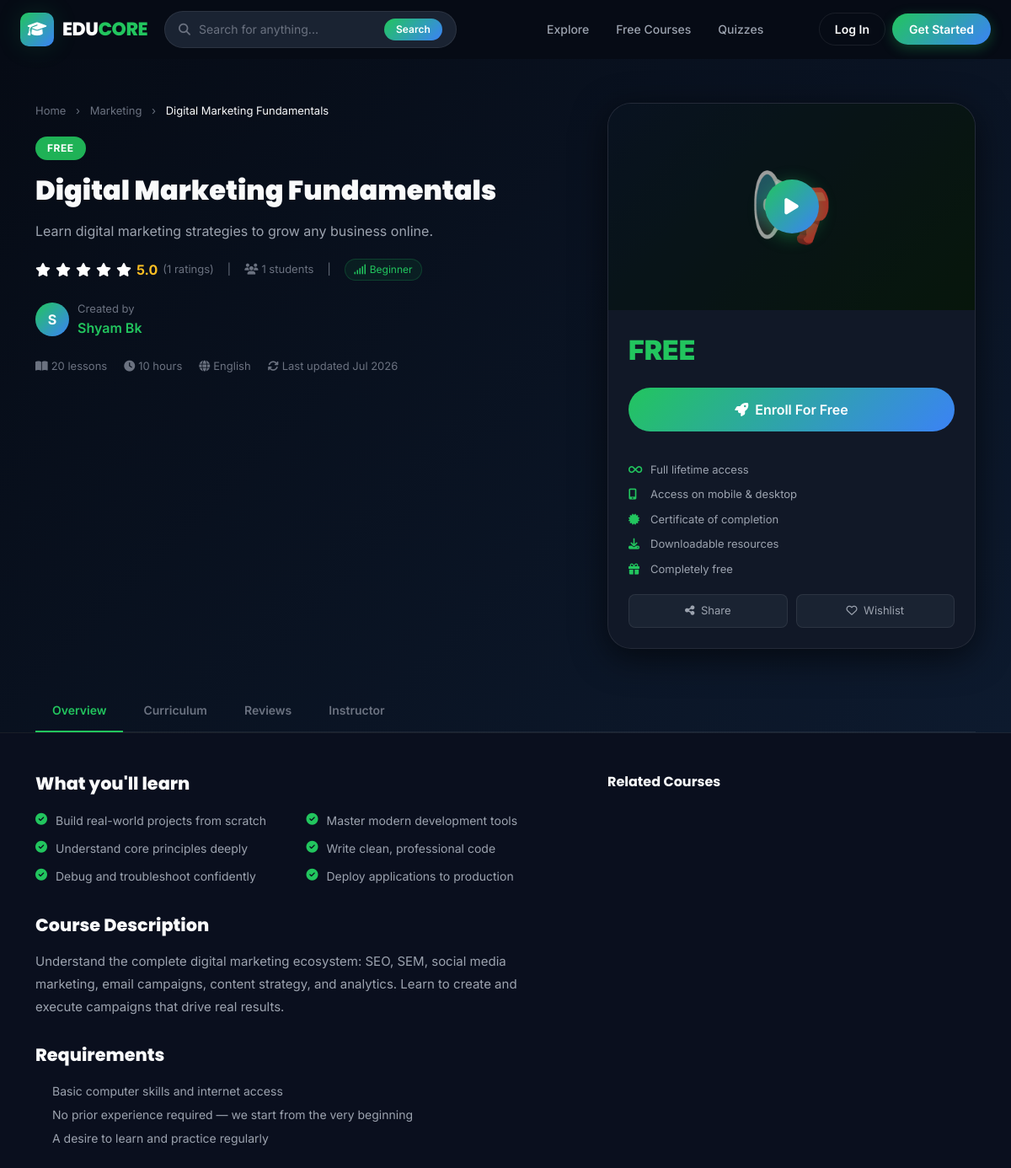
Screenshot of /courses/detail.php?id=5 with the database file from the repository.
### tables this page shows
CREATE TABLE IF NOT EXISTS courses (
    id INT AUTO_INCREMENT PRIMARY KEY,
    title VARCHAR(255) NOT NULL,
    slug VARCHAR(255) NOT NULL UNIQUE,
    description TEXT,
    short_description VARCHAR(500),
    category_id INT,
    instructor_id INT NOT NULL,
    thumbnail VARCHAR(255) DEFAULT NULL,
    preview_video VARCHAR(255) DEFAULT NULL,
    price DECIMAL(10,2) DEFAULT 0.00,
    type ENUM('free','premium') DEFAULT 'free',
    level ENUM('beginner','intermediate','advanced') DEFAULT 'beginner',
    duration VARCHAR(50) DEFAULT NULL,
    total_lessons INT DEFAULT 0,
    status ENUM('pending','approved','rejected','draft') DEFAULT 'pending',
    is_featured TINYINT(1) DEFAULT 0,
    created_at TIMESTAMP DEFAULT CURRENT_TIMESTAMP,
    updated_at TIMESTAMP DEFAULT CURRENT_TIMESTAMP ON UPDATE CURRENT_TIMESTAMP,
    FOREIGN KEY (category_id) REFERENCES categories(id) ON DELETE SET NULL,
    FOREIGN KEY (instructor_id) REFERENCES users(id) ON DELETE CASCADE
);

CREATE TABLE IF NOT EXISTS categories (
    id INT AUTO_INCREMENT PRIMARY KEY,
    name VARCHAR(100) NOT NULL,
    slug VARCHAR(100) NOT NULL UNIQUE,
    icon VARCHAR(50) DEFAULT 'fas fa-book',
    color VARCHAR(20) DEFAULT '#3B82F6',
    created_at TIMESTAMP DEFAULT CURRENT_TIMESTAMP
);

CREATE TABLE IF NOT EXISTS users (
    id INT AUTO_INCREMENT PRIMARY KEY,
    name VARCHAR(150) NOT NULL,
    email VARCHAR(255) NOT NULL UNIQUE,
    password VARCHAR(255) NOT NULL,
    role ENUM('admin','teacher','student') DEFAULT 'student',
    avatar VARCHAR(255) DEFAULT NULL,
    bio TEXT DEFAULT NULL,
    is_active TINYINT(1) DEFAULT 1,
    is_verified TINYINT(1) DEFAULT 1,
    google_id VARCHAR(255) DEFAULT NULL,
    created_at TIMESTAMP DEFAULT CURRENT_TIMESTAMP,
    updated_at TIMESTAMP DEFAULT CURRENT_TIMESTAMP ON UPDATE CURRENT_TIMESTAMP
);

### courses/detail.php (the view, shortened to what this page needs)
<?php
require_once __DIR__ . '/../includes/auth.php';
$db = getDB();
$id = (int)($_GET['id'] ?? 0);
$course = $db->prepare("
    SELECT co.*, u.name as instructor_name, u.bio as instructor_bio,
           cat.name as category_name, cat.slug as category_slug
    FROM courses co
    JOIN users u ON u.id = co.instructor_id
    LEFT JOIN categories cat ON cat.id = co.category_id
    WHERE co.id = ? AND co.status = 'approved'
");
$course->execute([$id]);
$course = $course->fetch();
$rating   = getCourseRating($id);
$enrolled = isLoggedIn() ? isEnrolled($_SESSION['user_id'], $id) : false;
$catIcons = ['Programming'=>'💻','Design'=>'🎨','Business'=>'💼','Music'=>'🎵','Photography'=>'📷','Marketing'=>'📢','Data Science'=>'📊','Personal Dev'=>'🚀'];
$icon = $catIcons[$course['category_name']] ?? '📚';
include __DIR__ . '/../includes/header.php';
?>
<div style="margin-top:70px;">
<div style="background:linear-gradient(135deg,#060b15,#0d1a2e);border-bottom:1px solid var(--border);padding:52px 0 0;">
    <div class="container">
        <div class="row g-5">
            <div class="col-lg-7">
                <nav style="font-size:13px;color:var(--text-muted);margin-bottom:20px;">
                    <a href="<?php echo BASE_URL; ?>/index.php" style="color:var(--text-muted);">Home</a>
                    <span style="margin:0 8px;">›</span>
                    <a href="<?php echo BASE_URL; ?>/courses/index.php?category=<?php echo e($course['category_slug']); ?>" style="color:var(--text-muted);"><?php echo e($course['category_name']); ?></a>
                    <span style="margin:0 8px;">›</span>
                    <span style="color:var(--text-primary);"><?php echo truncate($course['title'],40); ?></span>
                </nav>
                <span class="course-badge badge-<?php echo $course['type']; ?>" style="position:static;font-size:12px;padding:5px 14px;margin-bottom:16px;display:inline-block;"><?php echo strtoupper($course['type']); ?></span>
                <h1 style="font-size:2rem;font-weight:900;line-height:1.25;margin-bottom:16px;"><?php echo e($course['title']); ?></h1>
                <p style="color:var(--text-secondary);font-size:16px;line-height:1.6;margin-bottom:20px;"><?php echo e($course['short_description']); ?></p>
                <div style="display:flex;align-items:center;gap:16px;flex-wrap:wrap;margin-bottom:24px;">
                    <div style="display:flex;align-items:center;gap:6px;">
                        <?php echo renderStars($rating['avg']); ?>
                        <span style="font-weight:700;color:#fbbf24;"><?php echo number_format($rating['avg'],1); ?></span>
                        <span style="color:var(--text-muted);font-size:13px;">(<?php echo $rating['total']; ?> ratings)</span>
                    </div>
                    <span style="color:var(--text-muted);font-size:13px;">|</span>
                    <span style="color:var(--text-muted);font-size:13px;"><i class="fas fa-users me-1"></i><?php
                        $ec=$db->prepare("SELECT COUNT(*) FROM enrollments WHERE course_id=?");
                        $ec->execute([$id]); echo number_format($ec->fetchColumn());
                    ?> students</span>
                    <span style="color:var(--text-muted);font-size:13px;">|</span>
                    <span style="display:inline-flex;align-items:center;gap:4px;font-size:12px;padding:3px 10px;background:rgba(34,197,94,0.08);border:1px solid rgba(34,197,94,0.2);border-radius:50px;color:var(--primary);">
                        <i class="fas fa-signal"></i> <?php echo ucfirst($course['level']); ?>
                    </span>
                </div>
                <div style="display:flex;align-items:center;gap:10px;">
                    <div style="width:40px;height:40px;background:var(--gradient-primary);border-radius:50%;display:flex;align-items:center;justify-content:center;font-weight:700;font-size:16px;color:#fff;">
                        <?php echo strtoupper(substr($course['instructor_name'],0,1)); ?>
                    </div>
                    <div>
                        <div style="font-size:13px;color:var(--text-muted);">Created by</div>
                        <div style="font-weight:600;color:var(--primary);"><?php echo e($course['instructor_name']); ?></div>
                    </div>
                </div>
                <div style="display:flex;gap:20px;margin-top:24px;flex-wrap:wrap;font-size:13px;color:var(--text-muted);">
                    <span><i class="fas fa-book-open me-1"></i><?php echo $course['total_lessons']; ?> lessons</span>
                    <span><i class="fas fa-clock me-1"></i><?php echo e($course['duration']); ?></span>
                    <span><i class="fas fa-globe me-1"></i>English</span>
                    <span><i class="fas fa-sync me-1"></i>Last updated <?php echo date('M Y', strtotime($course['updated_at'])); ?></span>
                </div>
            </div>
            <div class="col-lg-5">
                <div style="position:sticky;top:90px;background:var(--bg-card);border:1px solid var(--border);border-radius:var(--radius-xl);overflow:hidden;box-shadow:var(--shadow-lg);">
                    <div style="aspect-ratio:16/9;background:linear-gradient(135deg,#0d1a2e,#0a2010);display:flex;align-items:center;justify-content:center;font-size:80px;position:relative;">
                        <?php echo $icon; ?>
                        <div style="position:absolute;inset:0;background:rgba(0,0,0,0.3);display:flex;align-items:center;justify-content:center;">
                            <a href="#previewSection" onclick="scrollTo('previewSection')" style="width:64px;height:64px;background:var(--gradient-primary);border-radius:50%;display:flex;align-items:center;justify-content:center;color:#fff;font-size:22px;box-shadow:0 4px 20px rgba(34,197,94,0.4);">
                                <i class="fas fa-play"></i>
                            </a>
                        </div>
                    </div>
                    <div style="padding:24px;">
                        <div style="display:flex;align-items:baseline;gap:12px;margin-bottom:20px;">
                            <span style="font-size:32px;font-weight:900;<?php echo $course['price']==0?'color:var(--primary)':''; ?>">
                                <?php echo formatPrice($course['price']); ?>
                            </span>
                        </div>
                        <?php if ($enrolled): ?>
                            <a href="<?php echo BASE_URL; ?>/dashboard/student.php?tab=courses" class="btn-primary-custom w-100 justify-content-center mb-3" style="font-size:16px;padding:14px;background:rgba(34,197,94,0.15);border:1px solid rgba(34,197,94,0.3);box-shadow:none;color:var(--primary);">
                                <i class="fas fa-play-circle"></i> Continue Learning
                            </a>
                            <div style="text-align:center;font-size:13px;color:var(--primary);"><i class="fas fa-check-circle me-1"></i>You're enrolled in this course</div>
                        <?php elseif ($course['type'] === 'free'): ?>
                            <a href="<?php echo BASE_URL; ?>/courses/enroll.php?id=<?php echo $id; ?>" class="btn-primary-custom w-100 justify-content-center mb-3" style="font-size:16px;padding:14px;">
                                <i class="fas fa-rocket"></i> Enroll For Free
                            </a>
                        <?php endif; ?>
                        <div style="margin-top:20px;display:flex;flex-direction:column;gap:10px;">
                            <?php
                            $perks = [
                                ['fas fa-infinity','Full lifetime access'],
                                ['fas fa-mobile-alt','Access on mobile & desktop'],
                                ['fas fa-certificate','Certificate of completion'],
                                ['fas fa-download','Downloadable resources'],
                                [$course['type']==='free'?'fas fa-gift':'fas fa-undo', $course['type']==='free'?'Completely free':'30-day money-back guarantee'],
                            ];
                            foreach ($perks as [$ic,$label]): ?>
                            <div style="display:flex;align-items:center;gap:10px;font-size:13px;color:var(--text-secondary);">
                                <i class="<?php echo $ic; ?>" style="color:var(--primary);width:16px;"></i> <?php echo $label; ?>
                            </div>
                            <?php endforeach; ?>
                        </div>
                        <div style="display:flex;gap:10px;margin-top:20px;">
                            <button onclick="copyToClipboard(window.location.href)" style="flex:1;padding:9px;background:var(--bg-input);border:1px solid var(--border);border-radius:8px;color:var(--text-secondary);font-size:13px;cursor:pointer;transition:all 0.2s;" onmouseover="this.style.borderColor='var(--primary)'" onmouseout="this.style.borderColor='var(--border)'">
                                <i class="fas fa-share-alt me-1"></i> Share
                            </button>
                            <button style="flex:1;padding:9px;background:var(--bg-input);border:1px solid var(--border);border-radius:8px;color:var(--text-secondary);font-size:13px;cursor:pointer;transition:all 0.2s;" onmouseover="this.style.borderColor='var(--primary)'" onmouseout="this.style.borderColor='var(--border)'">
                                <i class="far fa-heart me-1"></i> Wishlist
                            </button>
                        </div>
                    </div>
                </div>
            </div>
        </div>
        <ul class="nav mt-5" id="courseTabs" style="border-bottom:1px solid var(--border);gap:4px;">
            <?php foreach (['overview'=>'Overview','curriculum'=>'Curriculum','reviews'=>'Reviews','instructor'=>'Instructor'] as $tab=>$label): ?>
            <li><a href="#<?php echo $tab; ?>" onclick="switchTab('<?php echo $tab; ?>')" class="course-tab-link <?php echo $tab==='overview'?'active':''; ?>" id="tab-<?php echo $tab; ?>"
                   style="display:block;padding:14px 20px;font-size:14px;font-weight:600;color:var(--text-muted);border-bottom:2px solid transparent;margin-bottom:-1px;transition:all 0.2s;cursor:pointer;">
                <?php echo $label; ?>
            </a></li>
            <?php endforeach; ?>
        </ul>
    </div>
</div>
<div class="container py-5">
    <div class="row g-5">
        <div class="col-lg-7">
            <div id="overview" class="tab-pane-custom">
                <h2 style="font-size:1.3rem;font-weight:800;margin-bottom:20px;">What you'll learn</h2>
                <div style="display:grid;grid-template-columns:1fr 1fr;gap:12px;margin-bottom:36px;">
                    <?php
                    $learns = ['Build real-world projects from scratch','Master modern development tools','Understand core principles deeply','Write clean, professional code','Debug and troubleshoot confidently','Deploy applications to production'];
                    foreach ($learns as $item): ?>
                    <div style="display:flex;align-items:flex-start;gap:10px;font-size:14px;color:var(--text-secondary);">
                        <i class="fas fa-check-circle" style="color:var(--primary);margin-top:2px;flex-shrink:0;"></i> <?php echo $item; ?>
                    </div>
                    <?php endforeach; ?>
                </div>
                <h2 style="font-size:1.3rem;font-weight:800;margin-bottom:16px;">Course Description</h2>
                <div style="color:var(--text-secondary);line-height:1.8;font-size:15px;" id="descContent">
                    <?php echo nl2br(e($course['description'])); ?>
                </div>
                <h2 style="font-size:1.3rem;font-weight:800;margin:32px 0 16px;">Requirements</h2>
                <ul style="color:var(--text-secondary);font-size:14px;line-height:2;padding-left:20px;">
                    <li>Basic computer skills and internet access</li>
                    <li>No prior experience required — we start from the very beginning</li>
                    <li>A desire to learn and practice regularly</li>
                </ul>
            </div>
        </div>
        <div class="col-lg-5" id="previewSection">
            <h3 style="font-size:16px;font-weight:700;margin-bottom:16px;">Related Courses</h3>
        </div>
    </div>
</div>

### assets/css/style.css (style rules this page uses)
:root { --primary: #22c55e; --primary-dark: #16a34a; --primary-light: #4ade80; --secondary: #3b82f6; --secondary-dark: #1d4ed8; --accent: #8b5cf6; --bg-dark: #0a0f1e; --bg-darker: #060b15; --bg-card: #111827; --bg-card-hover: #1f2937; --bg-input: #1a2332; --border: rgba(255, 255, 255, 0.08); --border-hover: rgba(255, 255, 255, 0.2); --text-primary: #f9fafb; --text-secondary: #9ca3af; --text-muted: #6b7280; --gradient-primary: linear-gradient(135deg, #22c55e 0%, #3b82f6 100%); --gradient-hero: linear-gradient( 135deg, #0a0f1e 0%, #0d1a2e 50%, #0a1a10 100% ); --gradient-card: linear-gradient(145deg, #111827, #1a2332); --shadow-sm: 0 1px 3px rgba(0, 0, 0, 0.4); --shadow-md: 0 4px 20px rgba(0, 0, 0, 0.5); --shadow-lg: 0 10px 40px rgba(0, 0, 0, 0.6); --shadow-glow: 0 0 30px rgba(34, 197, 94, 0.15); --radius-sm: 8px; --radius-md: 12px; --radius-lg: 20px; --radius-xl: 28px; --transition: all 0.3s cubic-bezier(0.4, 0, 0.2, 1); --font-main: "Inter", sans-serif; --font-heading: "Poppins", sans-serif; }
*, *::before, *::after { box-sizing: border-box; margin: 0; padding: 0; }
html { scroll-behavior: smooth; }
body { font-family: var(--font-main); background-color: var(--bg-dark); color: var(--text-primary); line-height: 1.7; overflow-x: hidden; }
h1, h2, h3, h4, h5, h6 { font-family: var(--font-heading); font-weight: 700; color: var(--text-primary); }
a { text-decoration: none; color: inherit; }
.course-badge { position: absolute; top: 12px; left: 12px; padding: 4px 12px; border-radius: 50px; font-size: 11px; font-weight: 700; text-transform: uppercase; letter-spacing: 0.5px; }
.badge-free { background: rgba(34, 197, 94, 0.9); color: #fff; }
.btn-primary-custom { padding: 12px 28px; border-radius: 50px; background: var(--gradient-primary); color: #fff; font-size: 15px; font-weight: 600; border: none; cursor: pointer; transition: var(--transition); display: inline-flex; align-items: center; gap: 8px; text-decoration: none; }

### courses/detail.php (style rules this page uses)
.course-tab-link { color: var(--text-muted) !important; border-bottom: 2px solid transparent !important; }
.course-tab-link.active { color: var(--primary) !important; border-bottom-color: var(--primary) !important; }

### rows the page displays
courses: category.name "Marketing", title "Digital Marketing Fundamentals", type "FREE", short_description "Learn digital marketing strategies to grow any business online.", level "Beginner", instructor.name "S", instructor.name "Shyam Bk", total_lessons "20", duration "10 hours", updated_at "Jul 2026", category.name "📢", price "FREE", description "Understand the complete digital marketing ecosystem: SEO, SEM, social media marketing, email campaigns, content strategy, and analytics. Learn to create and execute campaigns that drive real results."

### other values shown
$rating['avg'] "5.0"
$rating['total'] "1"
$ec->fetchColumn() "1"
$label "Full lifetime access"
$label "Access on mobile & desktop"
$label "Certificate of completion"
$label "Downloadable resources"
$label "Completely free"
$label "Overview"
$label "Curriculum"
$label "Reviews"
$label "Instructor"
$item "Build real-world projects from scratch"
$item "Master modern development tools"
$item "Understand core principles deeply"
